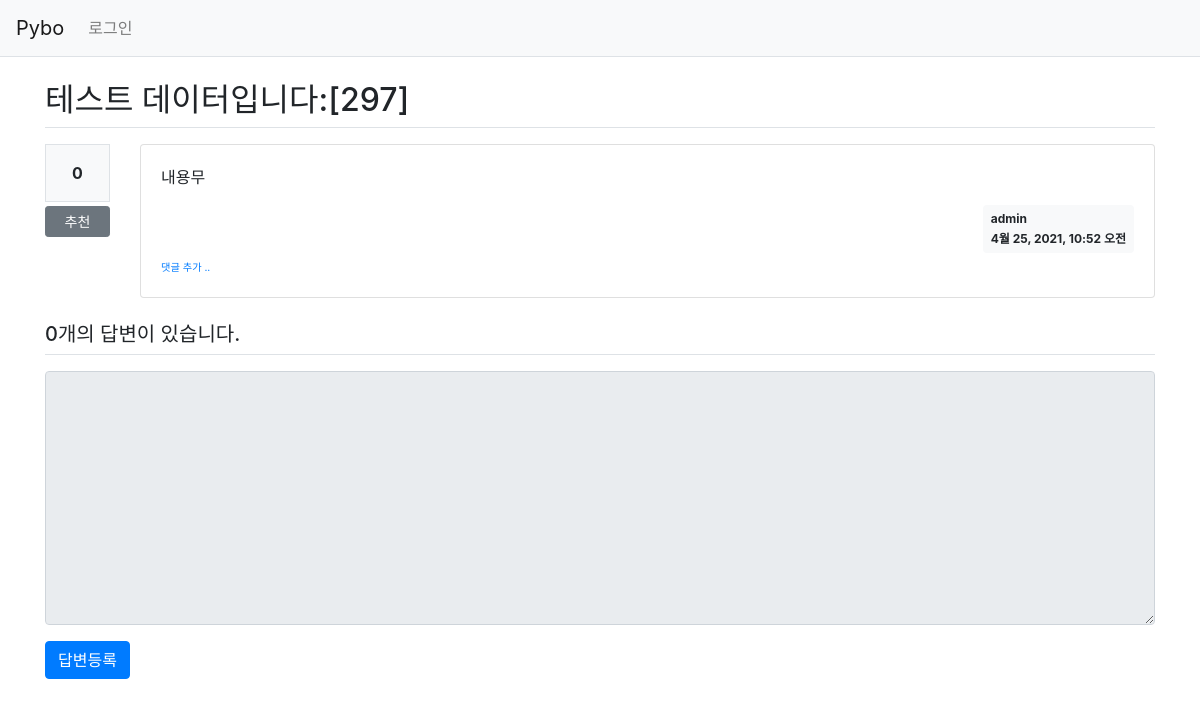
/pybo/298/, run on an earlier commit of the app's database.
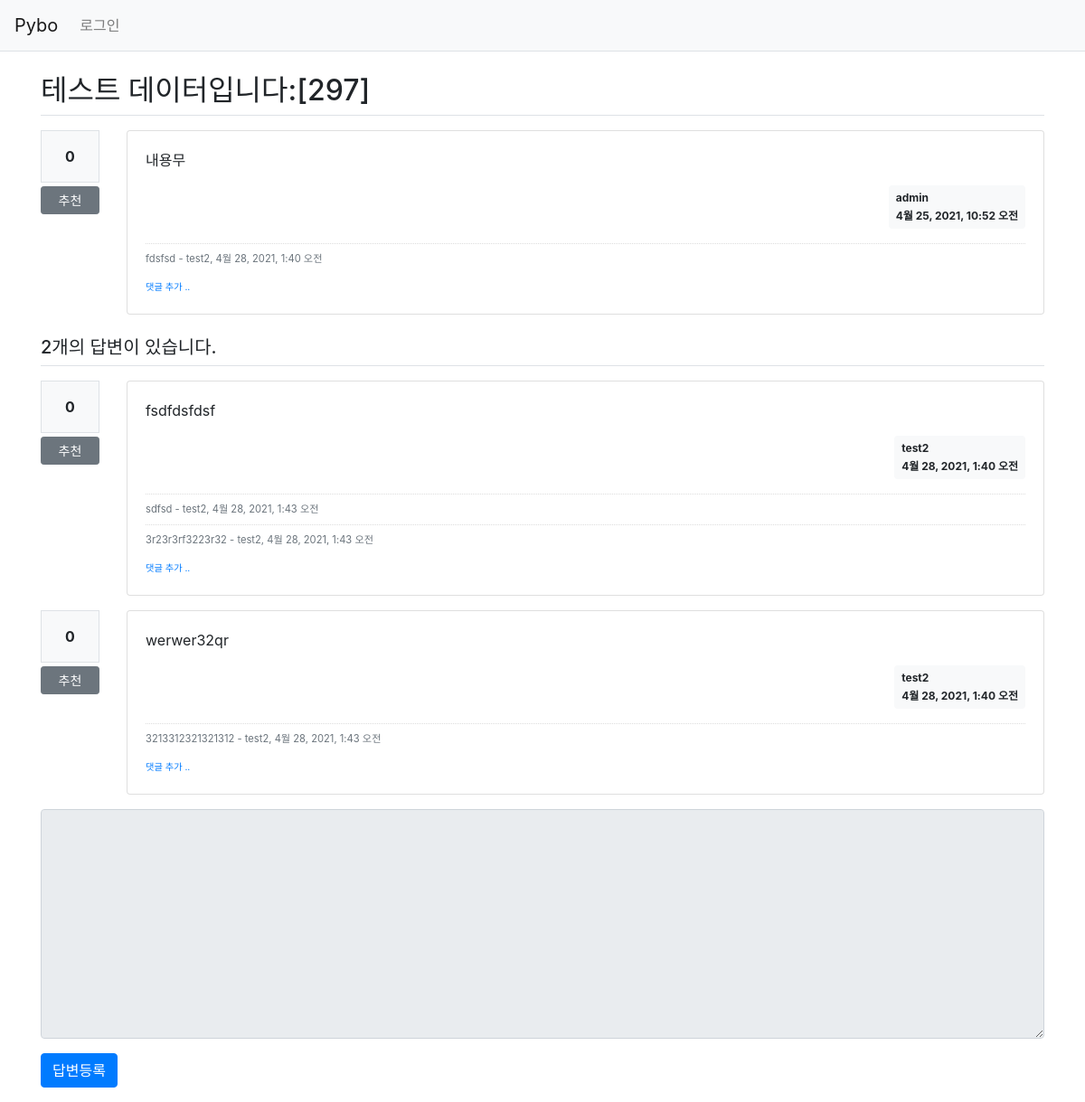
And on a later commit of the database.
### pybo/models.py (models this page shows, shortened)
class Question(models.Model):
    author = models.ForeignKey(User, on_delete=models.CASCADE,
                               related_name='author_question')
    subject = models.CharField(max_length=200)
    content = models.TextField()
    modify_date = models.DateTimeField(null=True, blank=True)
    create_date = models.DateTimeField()
    voter = models.ManyToManyField(User, related_name='voter_question') # voter 추가

class Comment(models.Model):
    author = models.ForeignKey(User, on_delete=models.CASCADE)
    content = models.TextField()
    create_date = models.DateTimeField()
    modify_date = models.DateTimeField(null=True, blank=True)
    question = models.ForeignKey(Question, null=True, blank=True,
                                 on_delete=models.CASCADE)
    answer = models.ForeignKey(Answer, null=True, blank=True, on_delete=models.CASCADE)

class Answer(models.Model):
    author = models.ForeignKey(User, on_delete=models.CASCADE,
                               related_name='author_answer')
    question = models.ForeignKey(Question, on_delete=models.CASCADE)
    content = models.TextField()
    create_date = models.DateTimeField()
    modify_date = models.DateTimeField(null=True, blank=True)
    voter = models.ManyToManyField(User, related_name='voter_answer')

### pybo/views/base_views.py (the view)
def detail(request, question_id):
    question = get_object_or_404(Question, pk=question_id)
    context = {'question': question}
    return render(request, 'pybo/question_detail.html', context)

### pybo/templatetags/pybo_filter.py (called while the page is built)
@register.filter()
def mark(value):
    extensions = ["nl2br", "fenced_code"]
    return mark_safe(markdown.markdown(value, extensions=extensions))

### templates/pybo/question_detail.html (shortened to what this page needs)
{% extends 'base.html' %}
{% load pybo_filter %}
{% block content %}
<div class="container my-3">
    <h2 class="border-bottom py-2">{{ question.subject }}</h2>
    <div class="row my-3">
        <div class="col-1">
            <div class="bg-light text-center p-3 border font-weight-bolder mb-1">{{question.voter.count}}</div>
            <a href="#" data-uri="{% url 'pybo:vote_question' question.id  %}"
               class="recommend btn btn-sm btn-secondary btn-block my-1">추천</a>
        </div>
        <div class="col-11">
            <div class="card">
                <div class="card-body">
                    <div class="card-text">{{ question.content|mark }}</div>
                    <div class="d-flex justify-content-end">
                        <div class="badge badge-light p-2 text-left">
                            <div class="mb-2">{{ question.author.username }}</div>
                            <div>{{ question.create_date }}</div>
                        </div>
                    </div>
                    {% if question.comment_set.count > 0 %}
                    <div class="mt-3">
                    {% for comment in question.comment_set.all %}
                        <div class="comment py-2 text-muted">
                            <span style="white-space: pre-line;">{{ comment.content }}</span>
                            <span>
                                - {{ comment.author }}, {{ comment.create_date }}
                            </span>
                        </div>
                    {% endfor %}
                    </div>
                    {% endif %}
                    <div>
                        <a href="{% url 'pybo:comment_create_question' question.id  %}"
                           class="small"><small>댓글 추가 ..</small></a>
                    </div>
                </div>
            </div>
        </div>
    </div>
    <h5 class="border-bottom my-3 py-2">{{question.answer_set.count}}개의 답변이 있습니다.</h5>
    {% for answer in question.answer_set.all %}
    <div class="row my-3">
        <div class="col-1">
            <div class="bg-light text-center p-3 border font-weight-bolder mb-1">{{answer.voter.count}}</div>
            <a href="#" data-uri="{% url 'pybo:vote_answer' answer.id  %}"
                class="recommend btn btn-sm btn-secondary btn-block my-1">추천</a>
        </div>
        <div class="col-11">
            <div class="card">
                <div class="card-body">
                    <div class="card-text" style="white-space: pre-line;">{{ answer.content|mark }}</div>
                    <div class="d-flex justify-content-end">
                        <div class="badge badge-light p-2 text-left">
                            <div class="mb-2">{{ answer.author.username }}</div>
                            <div>{{ answer.create_date }}</div>
                        </div>
                    </div>
                    {% if answer.comment_set.count > 0 %}
                    <div class="mt-3">
                    {% for comment in answer.comment_set.all %}
                        <div class="comment py-2 text-muted">
                            <span style="white-space: pre-line;">{{ comment.content }}</span>
                            <span>
                                - {{ comment.author }}, {{ comment.create_date }}
                            </span>
                        </div>
                    {% endfor %}
                    </div>
                    {% endif %}
                    <div>
                        <a href="{% url 'pybo:comment_create_answer' answer.id  %}"
                           class="small"><small>댓글 추가 ..</small></a>
                    </div>
                </div>
            </div>
        </div>
    </div>
    {% endfor %}
    <form action="{% url 'pybo:answer_create' question.id %}" method="post" class="my-3">
        <div class="form-group">
            <textarea {% if not user.is_authenticated %}disabled{% endif %}
              name="content" id="content" class="form-control" rows="10"></textarea>
        </div>
        <input type="submit" value="답변등록" class="btn btn-primary">
    </form>
</div>
{% endblock %}

What changed in the data, as far as the page shows it:
computed for Question "테스트 데이터입니다:[297]": answer_set.count "0" → "2"
added Comment: content "fdsfsd", author "test2", create_date "4월 28, 2021, 1:40 오전", shown under "테스트 데이터입니다:[297]"
added Answer: voter.count "0", content|mark "fsdfdsfdsf", author.username "test2", create_date "4월 28, 2021, 1:40 오전"
added Comment: content "sdfsd", author "test2", create_date "4월 28, 2021, 1:43 오전", shown under "0"
added Comment: content "3r23r3rf3223r32", author "test2", create_date "4월 28, 2021, 1:43 오전", shown under "0"
added Answer: voter.count "0", content|mark "werwer32qr", author.username "test2", create_date "4월 28, 2021, 1:40 오전"
added Comment: content "3213312321321312", author "test2", create_date "4월 28, 2021, 1:43 오전", shown under "0"
